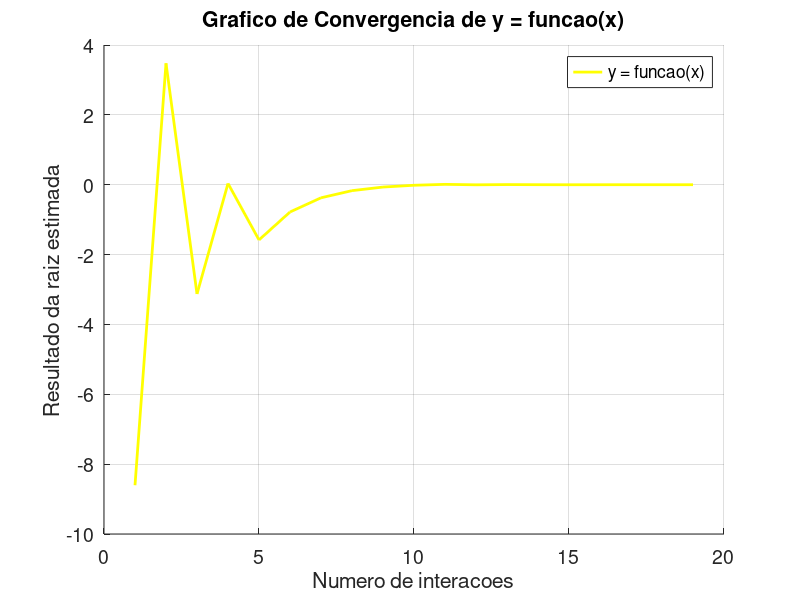
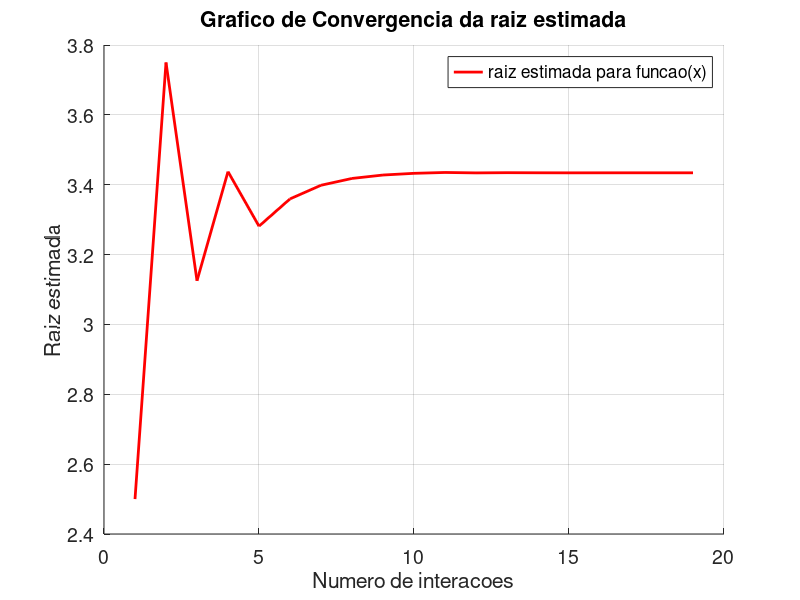
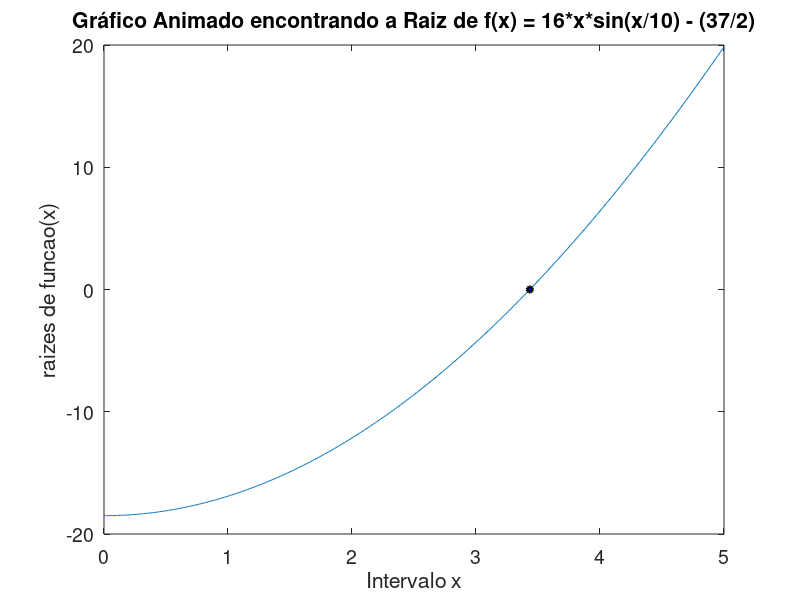

Recreate these plots in MATLAB, in order.
  function lista1_ex_7()

    % Bisseccao
    xli = 0.0; # limite inferior
    xls = 5.0; #limite superior
    tolerancia = 1e-5;
    xri = inf;

    todosXR = zeros(1,1000); # alocando o vetor para todos os valores de xr
    todosY = zeros(1,1000); # alocando o vetor para todos os valores de Y

    [raizEstimada,todosXR,todosY] = metodoBisseccao(xri,xli,xls,tolerancia);
    plotaGraficoAnimado(todosXR,todosY);
    plotaConvergenciaY(todosY);
    plotaConvergenciaX(todosXR);
end
  function resultado = funcao(x)

   resultado = 16.*x.*sin(x/10) - (37/2);

  end
  function [raizEstimada,todosXR,todosY] = metodoBisseccao(x,xli,xls,tolerancia)


  for i = 1:1000

    xr = (xli+xls)/2

    if funcao(xli)*funcao(xr) < 0 # primeira metade
      xls = xr;
    elseif funcao(xli)*funcao(xr) > 0 # segunda metade
      xli = xr;

    endif

    if abs(x - xr) <= tolerancia
      todosXR(i) = xr;
      todosY(i) = funcao(xr);
      break;
    endif

    x = xr;
    todosY(i) = funcao(xr);
    todosXR(i) = xr; # salvando as raizes estimadas no vetor
    raizEstimada = xr;
  endfor
    todosY = todosY(1:i);
    todosXR = todosXR(1:i); # truncando o vetor pra quando achar a raiz
    fprintf("A raiz da funcão f(x) = 16*x*sin(x/10) - (37/2) foi encontrada em %d interacoes no qual : f(%.5f) = %.5f a ",i,raizEstimada,funcao(raizEstimada));


end
  function plotaGraficoAnimado(X,Y)

    intervaloX = 0:0.01:5;
    figure(3);

    for cont = 1:length(X)  # LEGENDAR A LINHA E BOLINHNA DO GRÁFICO
      clf;
      plot(intervaloX,funcao(intervaloX));
      title("Gráfico Animado encontrando a Raiz de f(x) = 16*x*sin(x/10) - (37/2)");
      xlabel("Intervalo x");
      ylabel("raizes de funcao(x)");
      hold on;
      plot(X(cont),Y(cont),'linewidth', 2, 'color', [0 0 0], 'marker',
      'o', 'markersize', 4, 'markerfacecolor', [0 0 1]);
      set(gca, 'fontsize', 14);
      pause(0.4);


    endfor

end

  function plotaConvergenciaY(Y)
    figure(1);
    hold on;
    plot(Y,'color',[1 1 0], 'linewidth', 2);
    set(gca, 'fontsize', 14);
    legend("y = funcao(x)");
    xlabel("Numero de interacoes");
    ylabel("Resultado da raiz estimada");
    title("Grafico de Convergencia de y = funcao(x)");
    grid on;

  end
  function plotaConvergenciaX(X)
    figure(2);
    hold on;
    plot(X,'color',[1 0 0], 'linewidth', 2);
    set(gca, 'fontsize', 14);
    legend("raiz estimada para funcao(x)");
    xlabel("Numero de interacoes");
    ylabel("Raiz estimada");
    title("Grafico de Convergencia da raiz estimada");
    grid on;

  end
